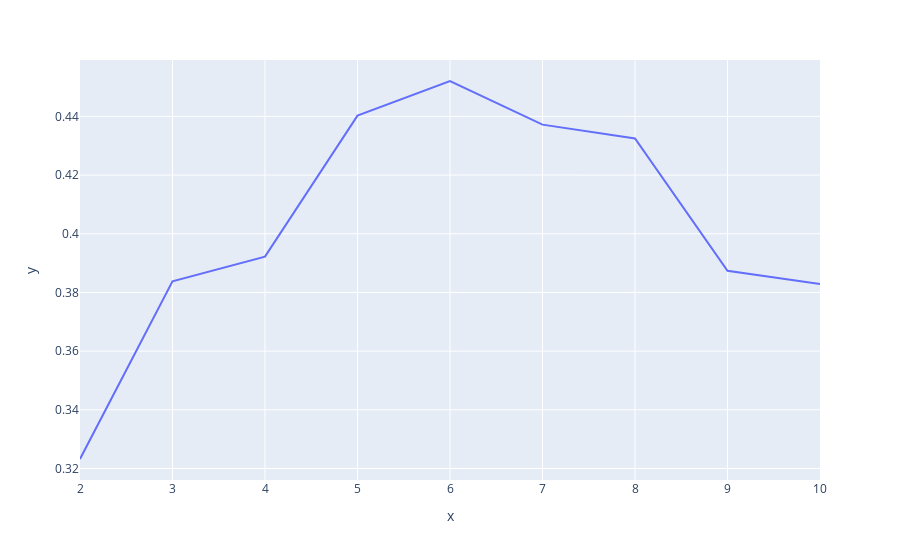

The notebook cell saved with this chart:
### Code cell
px.line(x=list(range(2, 11)), y=sil)

### Figure 1 — Plotly figure (JSON) as saved in the notebook; plotly's stock layout.template omitted (floating-point values rounded to 4 significant figures)
{"data": [{"hovertemplate": "x=%{x}<br>y=%{y}<extra></extra>", "legendgroup": "", "line": {"color": "#636efa", "dash": "solid"}, "marker": {"symbol": "circle"}, "mode": "lines", "name": "", "orientation": "v", "showlegend": false, "type": "scatter", "x": [2, 3, 4, 5, 6, 7, 8, 9, 10], "xaxis": "x", "y": [0.3232, 0.3838, 0.3922, 0.4402, 0.4521, 0.4372, 0.4325, 0.3874, 0.3829], "yaxis": "y"}], "layout": {"legend": {"tracegroupgap": 0}, "margin": {"t": 60}, "xaxis": {"anchor": "y", "domain": [0, 1], "title": {"text": "x"}}, "yaxis": {"anchor": "x", "domain": [0, 1], "title": {"text": "y"}}}}
